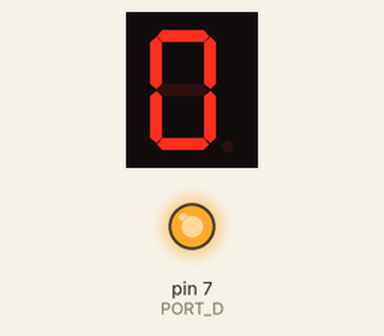
Bench run of a program on a simulated Arduino Nano, built with avr-gcc and run on an emulated ATmega328P. Shown: 1-digit seven-segment display, output pins drawn as LEDs (lit = HIGH). Wiring (inferred from the names in the program): 1-digit 7-segment display, segments lit when LOW: segments pin 0, pin 1, pin 2, pin 3, pin 4, pin 5, pin 6. The segment pins are drawn as the display they are named for; pins used as bus, display or sensor lines are not drawn.

Above: at 0.1 s.
At 2.1 s:
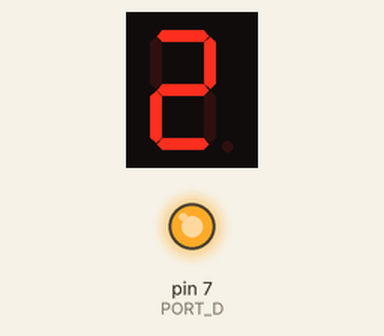
At 4.1 s:
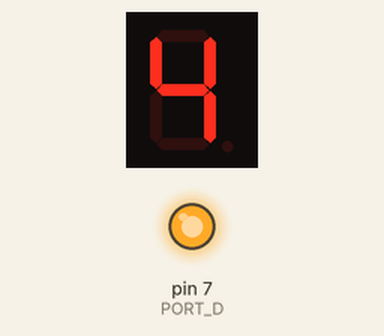
At 9.1 s:
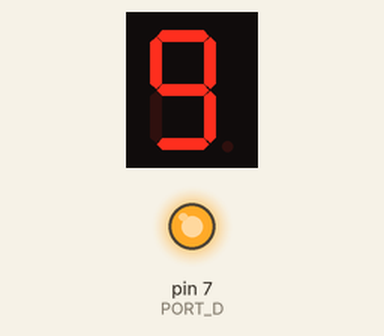
Timing chart, 0 to 10.6 s (numbered marks = the images above):
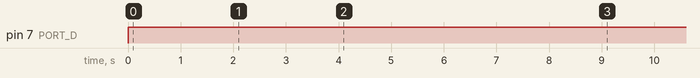

The program:

main.cpp
```cpp
#include <Arduino.h>
// #include <avr/io.h>

void setPortMode(int, int);
void displayNumber(const int digit[8]);

#define ZERO {HIGH, HIGH, HIGH, HIGH, HIGH, HIGH, LOW}
#define ONE {LOW, HIGH, HIGH, LOW, LOW, LOW, LOW}
#define TWO {HIGH, HIGH, LOW, HIGH, HIGH, LOW, HIGH}
#define THREE {HIGH, HIGH, HIGH, HIGH, LOW, LOW, HIGH}
#define FOUR {LOW, HIGH, HIGH, LOW, LOW, HIGH, HIGH}
#define FIVE {HIGH, LOW, HIGH, HIGH, LOW, HIGH, HIGH}
#define SIX {HIGH, LOW, HIGH, HIGH, HIGH, HIGH, HIGH}
#define SEVEN {HIGH, HIGH, HIGH, LOW, LOW, LOW, LOW}
#define EIGHT {HIGH, HIGH, HIGH, HIGH, HIGH, HIGH, HIGH}
#define NINE {HIGH, HIGH, HIGH, HIGH, LOW, HIGH, HIGH}

const int DIGITS[10][8] = {ZERO, ONE, TWO, THREE, FOUR, FIVE, SIX, SEVEN, EIGHT, NINE};

const int PORT_D[] = {PD0, PD1, PD2, PD3, PD4, PD5, PD6, PD7};

void setup() { setPortMode(PORTD, OUTPUT); }

void loop() {
  int number = 0;

  while (number < 10) {
    displayNumber(DIGITS[number]);
    delay(1000);
    number++;
    if (number == 10) {
      number = 0;
    }
  };
}

void setPortMode(int port, int mode) {

  for (int pin = 0; pin <= 7; pin++) {
    pinMode(PORT_D[pin], mode);
  }
}

void displayNumber(const int digit[8]) {
  for (int pin = 0; pin <= 7; pin++) {
    digitalWrite(PORT_D[pin], !digit[pin]);
  }
};
```

Measured:
- by itself, pin 7 (PORT_D): LOW → HIGH at 0.00 s
- by itself, everything shown: repeats every 10.0 s, in 10 steps
- what the display in image 1 shows lasts 1.0 s, from 2.0 s to 3.0 s
